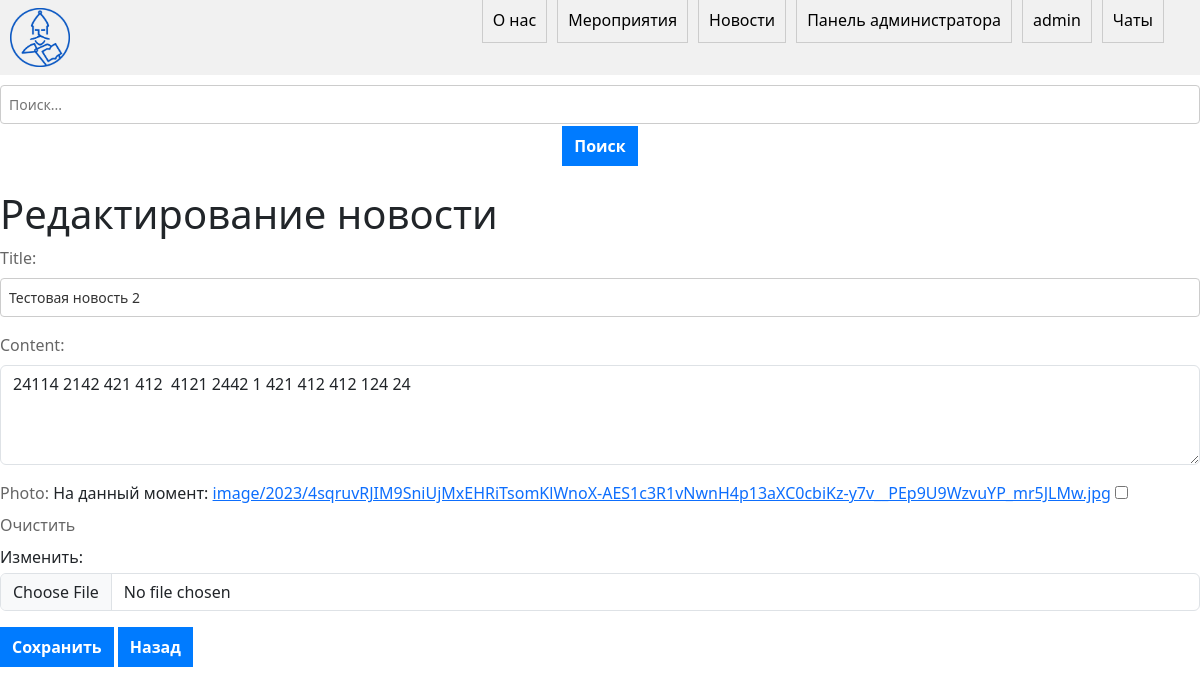
/news/13/edit/ (signed in), run on the app's committed database.
### main/models.py (models this page shows, shortened)
class News(models.Model):
    title = models.CharField(max_length=200)
    content = models.TextField()
    author = models.ForeignKey('auth.User', on_delete=models.CASCADE)
    date_published = models.DateTimeField(auto_now_add=True)
    photo = models.ImageField(upload_to='image/%Y', default='image/news_def.jpg', null=True, blank=True)
    like_count = models.PositiveIntegerField(default=0)

### main/views.py (the view)
# urls.py: path('news/<int:pk>/edit/', views.edit_news, name='edit_news'),
def edit_news(request, pk):
    news = get_object_or_404(News, pk=pk)
    if request.method == 'POST':
        form = NewsEditForm(request.POST, request.FILES, instance=news)
        if form.is_valid():
            form.save()
            return redirect('news_detail', pk=pk)
    else:
        form = NewsEditForm(instance=news)
    return render(request, 'main/edit_news.html', {'form': form})

### main/forms.py
class NewsEditForm(forms.ModelForm):
    class Meta:
        model = News
        fields = ['title', 'content', 'photo']
    def __init__(self, *args, **kwargs):
        super().__init__(*args, **kwargs)
        self.fields['title'].widget.attrs.update({'class': 'form-control'})
        self.fields['content'].widget.attrs.update({'class': 'form-control'})
        self.fields['photo'].widget.attrs.update({'class': 'form-control'})

### main/templates/main/edit_news.html (shortened to what this page needs)
{% extends 'main/base.html' %}
{% block content %}
{% if user.is_staff %}
  <form method="POST" enctype="multipart/form-data">
    <h1>Редактирование новости</h1>
    {{ form.as_p }}
    <button type="submit">Сохранить</button>
     <button onclick="history.go(-1);">Назад</button>
  </form>
{% else %}
 <button onclick="history.go(-1);">Назад</button>
{% endif %}
{% endblock %}

### main/templates/main/base.html (shortened to what this page needs)
{% load static %}
<!DOCTYPE html>
<html lang="en">
<head>
    <link rel="stylesheet" href="{% static 'main/css/style.css' %}">
    <link rel="stylesheet" href="https://cdn.jsdelivr.net/npm/bootstrap@5.3.0/dist/css/bootstrap.min.css">
</head>
<body>
  <div class="navbar">
    <div class="nav-links">
      <img src="{% static 'main/img/logo.png' %}" alt="Logo" class="logo">
      <ul class="nav-elem">
        <li><a href="{% url 'about' %}">О нас</a></li>
        <li><a href="{% url 'events' %}">Мероприятия</a></li>
        <li><a href="{% url 'index' %}">Новости</a></li>
        {% if user.is_authenticated %}
          {% if user.is_staff %}
            <li><a href="{% url 'admin:index' %}">Панель администратора</a></li>
          {% endif %}
          <li><a href="{% url 'profile' %}">{{user.username}}</a></li>
          <li><a href="#">Чаты</a></li>
        {% else %}
          <li><a href="{% url 'login' %}">Войти</a></li>
        {% endif %}
      </ul>
    </div>
  </div>
  <div class="search-bar">
    <input type="text" placeholder="Поиск..." class="search-input">
    <button class="search-button" style="margin-top: 2px;">Поиск</button>
  </div>
  <div class="content">
    {% block content %}
    {% endblock %}
  </div>
</body>
</html>

### main/static/main/css/style.css (style rules this page uses)
.navbar { display: flex; justify-content: space-between; align-items: center; background-color: #f1f1f1; padding: 10px; }
.nav-links { display: flex; align-items: center; position: relative; }
.logo, .nav-links { display: flex; align-items: center; }
.search-bar { text-align: center; margin-top: 10px; }
.search-input { margin-right: 5px; }
.logo { margin-left: 10px; width: 5%; height: 5%; }
.nav-elem { display: flex; list-style-type: none; position: absolute; right: 0; margin-right: 3%; }
.nav-elem li { margin-right: 10px; }
.nav-elem li:last-child { margin-right: 0; }
.nav-elem a { text-decoration: none; color: black; }
.content { display: flex; justify-content: center; align-items: center; margin-top: 2%; }
ul { list-style-type: none; padding: 0; margin: 0; }
li { margin-bottom: 20px; padding: 10px; border: 1px solid #ccc; }
h1 { margin-top: 0; }
p, button { margin-bottom: 10px; }
button { padding: 5px 10px; background-color: #fff; border: 1px solid #ccc; cursor: pointer; }
textarea { width: 100%; height: 100px; margin-bottom: 10px; }
form { margin-bottom: 24px; }
label { font-size: 16px; font-weight: normal; margin-bottom: 8px; display: block; color: #666; }
input[type="text"], textarea { width: 100%; padding: 8px; font-size: 14px; border: 1px solid #ccc; border-radius: 4px; background-color: #fff; color: #333; }
input[type="file"] { margin-top: 4px; }
button { padding: 8px 12px; font-size: 14px; font-weight: bold; border: none; border-radius: 4px; background-color: #007bff; color: #fff; cursor: pointer; }

### data on the page
News: title "Тестовая новость 2", content "24114 2142 421 412 4121 2442 1 421 412 412 124 24"

### other printed values
{{ user.username }} "admin"
